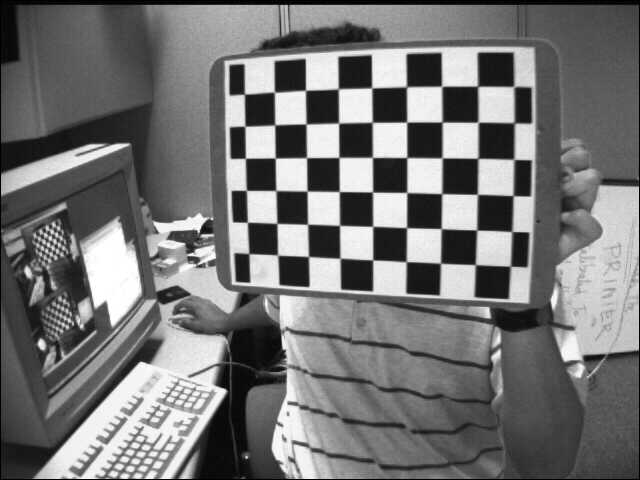
//> input picture image/left01.jpg, 640 x 480 px
$ ./main   (built with g++ and OpenCV 4)
//> lines starting //> are read from the running program, lines starting //| are printed output that depends on the picture; after the words box and inside, x2 and y2 are one past the last pixel; in counts of white or black regions, pixels touching at a corner belong together
#include <opencv2/opencv.hpp>
#include <iostream>
#include <ctype.h>
#include <dirent.h>
using namespace std;
using namespace cv;


static bool readStringList( const string& filename, vector<string>& l )
{
//> called with filename = "stereo_calib.xml"
	l.resize(0);
	FileStorage fs(filename, FileStorage::READ);
	if( !fs.isOpened() )
		return false;
	FileNode n = fs.getFirstTopLevelNode();
	if( n.type() != FileNode::SEQ )
		return false;
	FileNodeIterator it = n.begin(), it_end = n.end();
	for( ; it != it_end; ++it )
		l.push_back((string)*it);
	return true;
}

bool GetFileNames(const string path, vector<string>& filename)//返回文件中的名称
{
	DIR *pDir;
	struct dirent* ptr;
	if(!(pDir = opendir(path.c_str())))
		return false;
	while((ptr = readdir(pDir))!=0) {
		if (strcmp(ptr->d_name, ".") != 0 && strcmp(ptr->d_name, "..") != 0)
			filename.push_back(path + "/" + ptr->d_name);
	}
	closedir(pDir);
	return true;
}


static void calcChessboardCorners(Size boardSize, float squareSize, vector<Point3f>& corners)
{
	corners.resize(0);
	for (int i = 0; i < boardSize.height; i++)        //height和width位置不能颠倒
		for (int j = 0; j < boardSize.width; j++)
		{
			corners.push_back(Point3f(j*squareSize, i*squareSize, 0));
		}
}

bool calibrate(Mat& intrMat, Mat& distCoeffs, vector<vector<Point2f>>& imagePoints,
		vector<vector<Point3f>>& ObjectPoints, Size& imageSize,const int cameraId ,
		vector<string> imageList)
{
	int w = 6;
	int h = 9;
	double rms = 0;

	Size boardSize;
	boardSize.width = w;
	boardSize.height = h;
	vector<Point2f> pointBuf;
	float squareSize = 1.f;
	vector<Mat> rvecs, tvecs;
	bool ok = false;

	int nImages = (int)imageList.size() / 2;

	namedWindow("View", 1);
	for (int i = 0; i<nImages ; i++)
	{
		Mat view;
		Mat viewGray(view.size(),CV_8UC1);
		string path1 = "/home/lk/project/opencv_practice/practice/calibrate/image/";
		view = imread(path1+imageList[i*2+cameraId]);
		imageSize = view.size();
		cvtColor(view, viewGray, COLOR_BGR2GRAY);
		bool found = findChessboardCorners(view, boardSize, pointBuf,
				CV_CALIB_CB_ADAPTIVE_THRESH | CV_CALIB_CB_FAST_CHECK | CV_CALIB_CB_NORMALIZE_IMAGE);

		if (found)
		{
			cornerSubPix(viewGray, pointBuf, Size(11, 11),
					Size(-1, -1), TermCriteria(CV_TERMCRIT_EPS + CV_TERMCRIT_ITER, 30, 0.1));
			drawChessboardCorners(view, boardSize, Mat(pointBuf), found);
			bitwise_not(view, view);
			imagePoints.push_back(pointBuf);
			cout << '.';
		}
		imshow("View", view);
		waitKey(50);
	}
	//calculate chessboardCorners
	calcChessboardCorners(boardSize, squareSize, ObjectPoints[0]);
	ObjectPoints.resize(imagePoints.size(), ObjectPoints[0]);

	rms = calibrateCamera(ObjectPoints, imagePoints, imageSize, intrMat, distCoeffs,
			rvecs, tvecs);
	ok = checkRange(intrMat) && checkRange(distCoeffs);

	if (ok)
	{
		cout << "done with RMS error=" << rms << endl;
		return true;
	}
	else
		return false;
}


int main(int argc, char** argv)
{
	//initialize some parameters
	bool okcalib = false;
	Mat intrMatFirst, intrMatSec, distCoeffsFirst, distCoffesSec;
	Mat R, T, E, F, RFirst, RSec, PFirst, PSec, Q;
	vector<vector<Point2f>> imagePointsFirst, imagePointsSec;
	vector<vector<Point3f>> ObjectPoints(1);
	Rect validRoi[2];
	Size imageSize;
	int cameraIdFirst = 0, cameraIdSec = 1;
	double rms = 0;

	//get pictures and calibrate
	vector<string> imageList;
	//string filename = "/home/lk/project/opencv_practice/practice/calibrate/build/stereo_calib.xml";
	string filename = "stereo_calib.xml";
	//string path = argv[1];
	bool okread = readStringList(filename, imageList);
	//cout<<imageList.size()<<endl;
	for (int i=0;i<imageList.size();i++)
	{
		cout<<imageList[i]<<endl;
	}
    //return 0;
	//bool okread = GetFileNames(path,imageList);
	if (!okread || imageList.empty())
	{
		//cout << "can not open " << path << " or the string list is empty" << endl;
		return false;
	}
	if (imageList.size() % 2 != 0)
	{
		cout << "Error: the image list contains odd (non-even) number of elements\n";
		return false;
	}

	//calibrate
	cout << "calibrate left camera..." << endl;
	okcalib = calibrate(intrMatFirst, distCoeffsFirst, imagePointsFirst, ObjectPoints,
			imageSize, cameraIdFirst, imageList);
//> in calibrate, view is the input picture: 480 rows x 640 cols, CV_8UC3; min 0, max 255, mean 116.6
//> in calibrate, `bool found = findChessboardCorners(view, boardSize, pointBuf, CV_CALIB..`: pointBuf = 54 Points (x, y), first 12: [248.8, 253.6], [247.4, 222.5], [246.4, 190.3], [245.5, 158.4], [245, 126.5], [244.4, 94.33], [277.5, 255.2], [276.8, 223.4], [275.8, 190.6], [275.4, 158.4], [275, 124.8], [274.6, 92.24]; found = true
//> in calibrate, `cornerSubPix(viewGray, pointBuf, Size(11, 11), Size(-1, -1), TermCrite..`: pointBuf = 54 Points (x, y), first 12: [248.9, 253.6], [247.3, 222.3], [246.3, 190.4], [245.3, 158.3], [244.9, 126.2], [244.4, 94.14], [277.6, 255.1], [276.9, 223.4], [275.9, 190.5], [275.2, 158.1], [274.7, 124.9], [274.4, 92.21]
//> in calibrate, `drawChessboardCorners(view, boardSize, Mat(pointBuf), found);`:
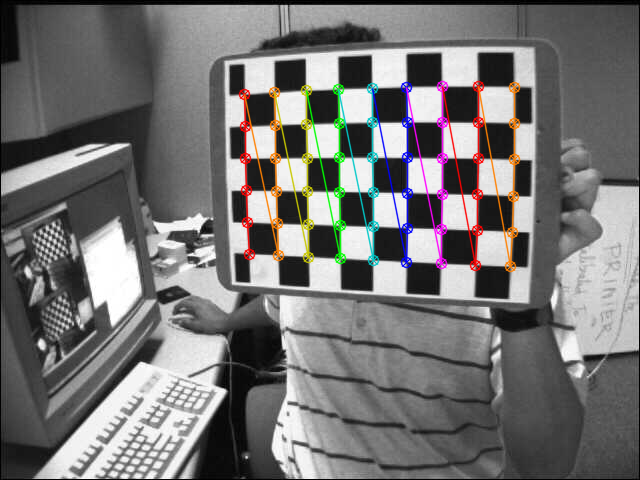
//> view: 480 rows x 640 cols, CV_8UC3; 4.23% of pixels changed, all inside (x1, y1, x2, y2) = (238, 80, 521, 273)
//> in calibrate, `bitwise_not(view, view);`:
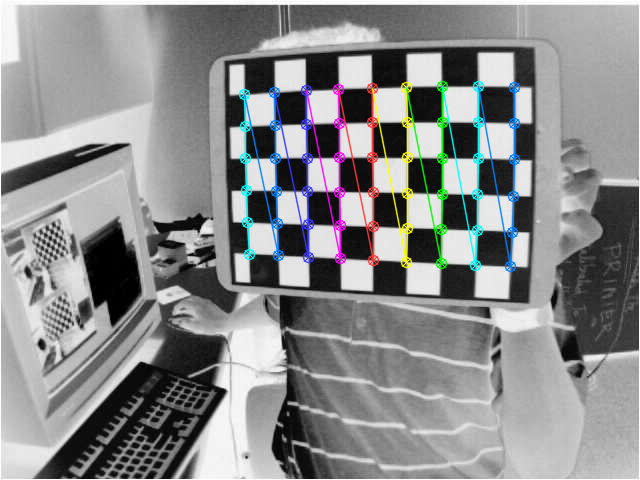
//> view: 480 rows x 640 cols, CV_8UC3; mean B, G, R 139.6, 139.1, 137.8
//> in calibrate, `imagePoints.push_back(pointBuf);`: imagePoints = 1 point lists
//> pass 2 of the loop in calibrate, `for (int i = 0; i<nImages ; i++)`:
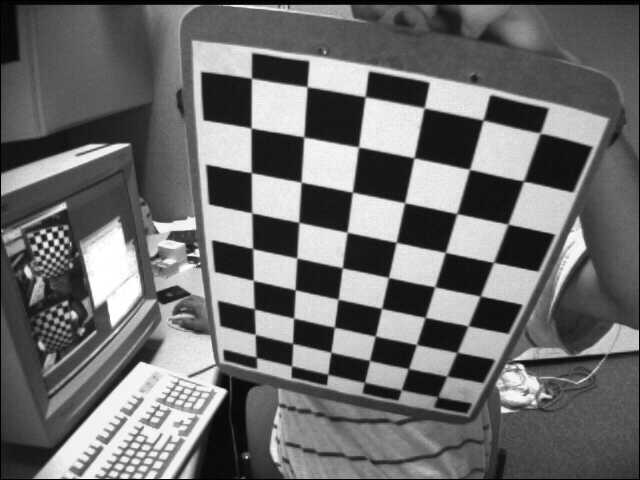
//> input picture image/left02.jpg, 640 x 480 px
//> in calibrate, view is the input picture: 480 rows x 640 cols, CV_8UC3; min 0, max 255, mean 109
//> in calibrate, `bool found = findChessboardCorners(view, boardSize, pointBuf, CV_CALIB..`: pointBuf = 54 Points (x, y), first 12: [437.8, 396.5], [401.3, 389.6], [364.6, 381.6], [327.6, 374.4], [291.6, 366], [256.6, 357.4], [446.6, 375.9], [408.5, 368.4], [369.4, 360.4], [330.9, 352.3], [292.6, 343.4], [255.3, 334.5]
//> in calibrate, `cornerSubPix(viewGray, pointBuf, Size(11, 11), Size(-1, -1), TermCrite..`: pointBuf = 54 Points (x, y), first 12: [435.3, 402.5], [401, 391.3], [363.3, 386.2], [327.6, 377.7], [291, 369.2], [256.4, 362.3], [446.7, 376.1], [408.5, 368.6], [369.5, 360.5], [330.8, 352.2], [292.6, 343.4], [255.2, 334.4]
//> in calibrate, `drawChessboardCorners(view, boardSize, Mat(pointBuf), found);`:
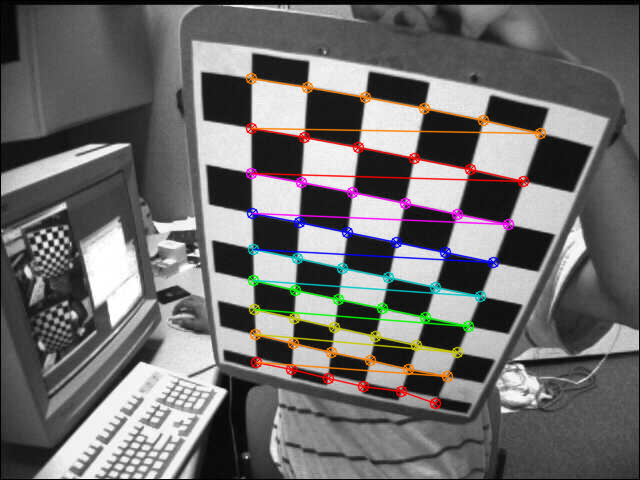
//> view: 480 rows x 640 cols, CV_8UC3; 5.19% of pixels changed, all inside (x1, y1, x2, y2) = (245, 72, 547, 410)
//> in calibrate, `bitwise_not(view, view);`:
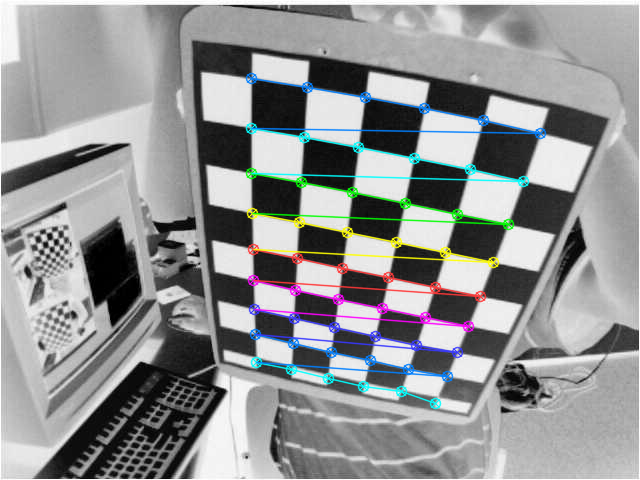
//> view: 480 rows x 640 cols, CV_8UC3; mean B, G, R 147, 146.6, 144.9
//> imagePoints = 2 point lists
//> (the run ends here: the program stops with an error, at `cvtColor(view, viewGray, COLOR_BGR2GRAY);`)
